Frame 1 (no input): blank canvas, image omitted
Frame 60 (the mouse pressed at the canvas centre just before this capture): blank canvas, image omitted
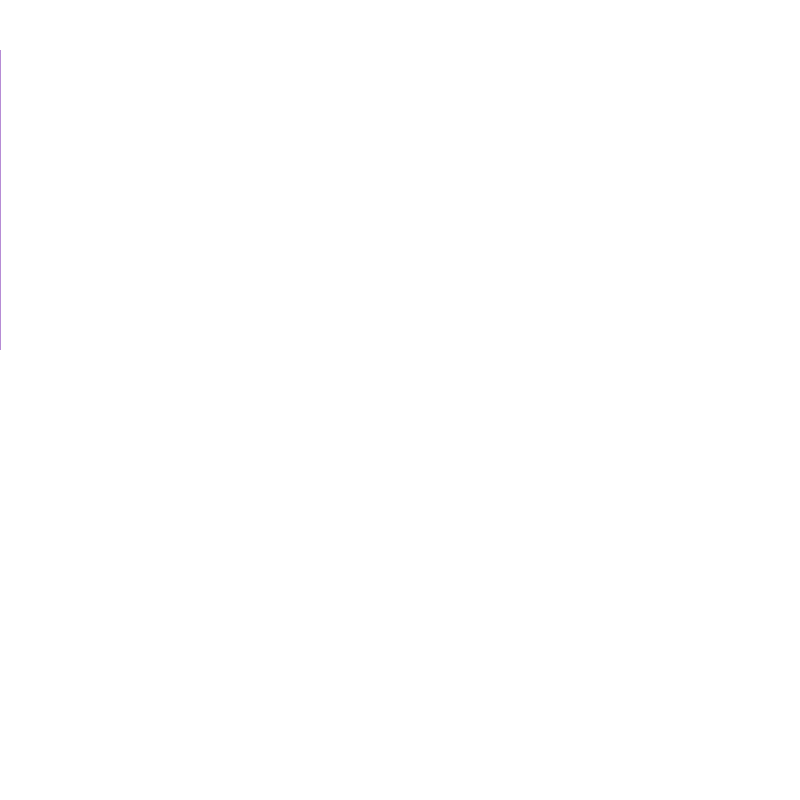
Frame 120 (the mouse held since frame 60 and released just before this capture)

The Processing sketch whose frames 1 and 60 were blank and that drew this single picture after the mouse press (run headless with seeded random() and noise(); from frame 60 on, the mouse is pressed at the canvas centre):

// Processing sketch: multiple_tentacles
// ── multiple_tentacles.pde

float startAngle = 0;
float angleVel = 0.1;

float tailHeight =300;

int startX, endX;
int tailLength;
int xspacing = 5;   

int angle;
tentacle tentacle1 = new tentacle(0.5, 1, width/2, height/2);

void setup() {
  size(800, 800);
  smooth();

  rectMode(CENTER);
  tailLength = width/2;

  angle = 0;
  
}

void draw() {
  background(255);
  tailLength = mouseX;
  tentacle1.update();
}

class tentacle {
  
  tentacle (float tempstartAngle, int tempangle, int tempstartX, int tempendX) {

// float tempstartAngle;
//  int tempangle, tempstartX, tempendX;    
   tempstartAngle += startAngle;
//  startAngle += 0.5;  //controls speed of wave
//  float angle = startAngle; //this will make it stop moving with a static number
    tempangle = int(startAngle);
//  angle = 0;
//  startX = 2;
//  endX = startX + tailLength;
  }

  void update() {
    for (int x = startX; x <= endX; x ++) {  //NoC example NOC_3_09

      // a is the angle of sine wave to calculate thickness of the half of tail
      float a = map(x, startX+tailLength/2, startX+tailLength, 90, 0);

      // thickness of tail (each pixel)
      float y = map(sin(radians((startAngle+a)%360)), -1, 1, 0, height/2);
      // println("xspacing = " + xspacing + " x = " + x + " (x*xspacing) " + (x*xspacing) ); 
      float h = tailHeight * ((x > startX+tailLength/2) ? sin(radians(a)) : 1);
      noStroke();
      fill(109, 24, 170);  //purple color
      rect(x, y, 1, h);

      angle++;
      if (angle>360)
        angle = 0;
    }
  }
}
